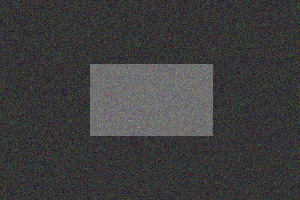
#> input picture 5_opencv/extra/noisy.jpg, 300 x 200 px
$ jupyter execute extra6_otsu-thresholding.ipynb
#> lines starting #> are read from the running program, lines starting #| are printed output that depends on the picture; after the words box and inside, x2 and y2 are one past the last pixel; in counts of white or black regions, pixels touching at a corner belong together
大部分图像处理任务都需要先进行二值化操作，阈值的选取很关键，Otsu阈值法会自动计算阈值。

Otsu阈值法（日本人大津展之提出的，也可称大津算法）非常适用于双峰图片

## 什么是双峰图片？
双峰图片就是指图片的灰度直方图上有两个峰值，直方图就是每个值（0~255）的像素点个数统计，后面会详细介绍。

Otsu算法假设这副图片由前景色和背景色组成，通过统计学方法（最大类间方差）选取一个阈值，将前景和背景尽可能分开，我们先来看下代码，然后详细说明下算法原理。

## 代码示例
下面这段代码对比了使用固定阈值和Otsu阈值后的不同结果：

另外，对含噪点的图像，先进行滤波操作效果会更好。

[cell 1]
import cv2
from matplotlib import pyplot as plt

img = cv2.imread('noisy.jpg', 0)
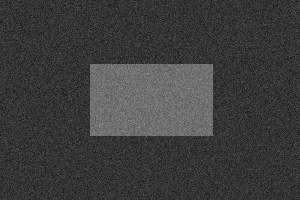
#> img: shape (200, 300); min 12, max 147, mean 60.7

ret1, th1 = cv2.threshold(img, 100, 255, cv2.THRESH_BINARY)
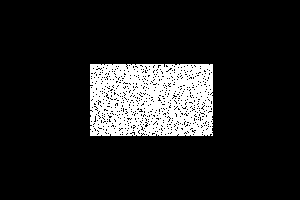
#> th1: shape (200, 300); 12.9% white; 1 white region, box (x1, y1, x2, y2) and area: (90, 64, 213, 136) 7736

ret2, th2 = cv2.threshold(img, 0, 255, cv2.THRESH_BINARY + cv2.THRESH_OTSU)
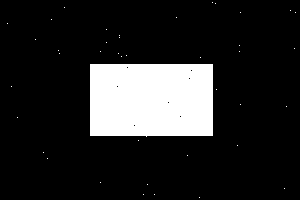
#> th2: shape (200, 300); 14.8% white; 41 white regions (40 under 20 px), largest, box (x1, y1, x2, y2) and area: (90, 64, 213, 137) 8850
#> ret2 = 81

blur = cv2.GaussianBlur(img, (5, 5), 0)
ret3, th3 = cv2.threshold(img, 0, 255, cv2.THRESH_BINARY + cv2.THRESH_OTSU)
#> ret3 = 81

print(img)
#> (printed output is left out)

下面我们用Matplotlib把原图、直方图和阈值图都显示出来：

[cell 2]
images = [img, 0, th1, img, 0, th2, blur, 0, th3]
titles = ['Original', 'Histogram', 'Global(v=100)',
          'Original', 'Histogram', "Otsu's",
          'Gaussian filtered Image', 'Histogram', "Otsu's"]

for i in range(3):
    # 绘制原图
    plt.subplot(3, 3, i * 3 + 1)
    plt.imshow(images[i * 3], 'gray')
    plt.title(titles[i * 3], fontsize=8)
    plt.xticks([]), plt.yticks([])

    # 绘制直方图plt.hist，ravel函数将数组降成一维
    plt.subplot(3, 3, i * 3 + 2)
    plt.hist(images[i * 3].ravel(), 256)
    plt.title(titles[i * 3 + 1], fontsize=8)
    plt.xticks([]), plt.yticks([])

    # 绘制阈值图
    plt.subplot(3, 3, i * 3 + 3)
    plt.imshow(images[i * 3 + 2], 'gray')
    plt.title(titles[i * 3 + 2], fontsize=8)
    plt.xticks([]), plt.yticks([])
plt.show()
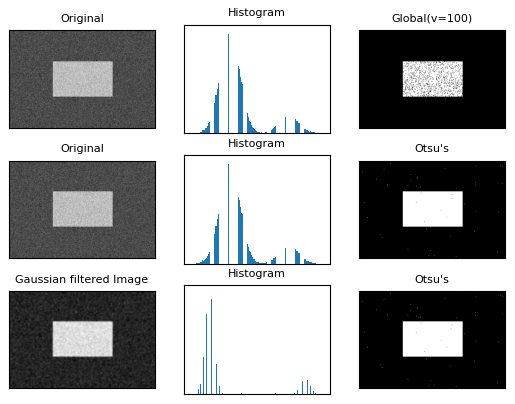
#> figure drawn by matplotlib, 9 panels
